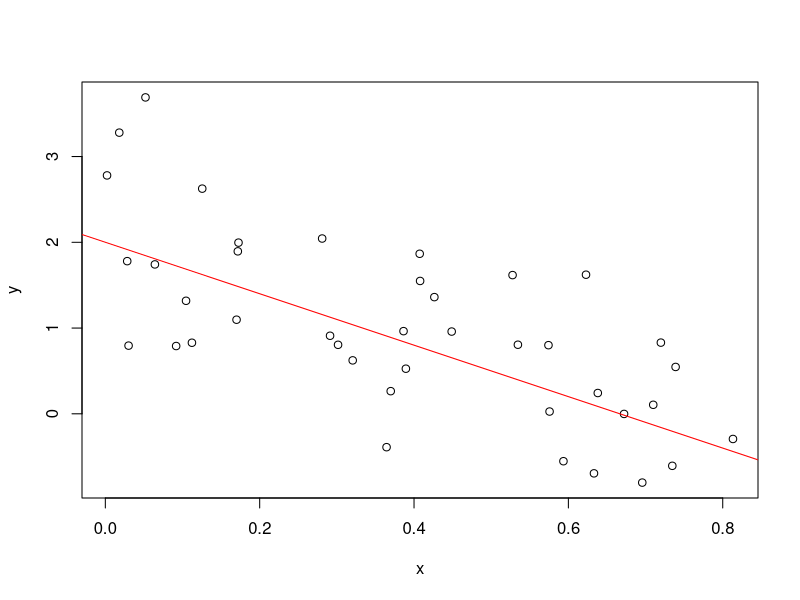
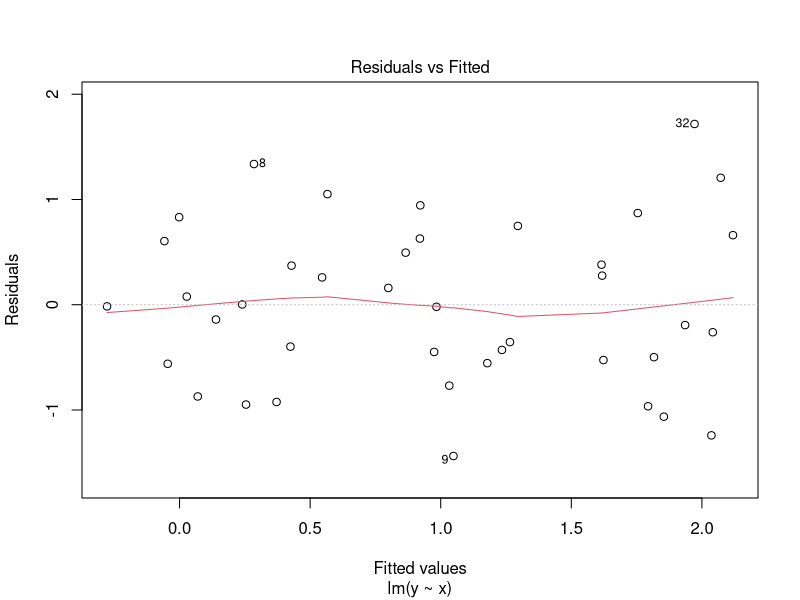
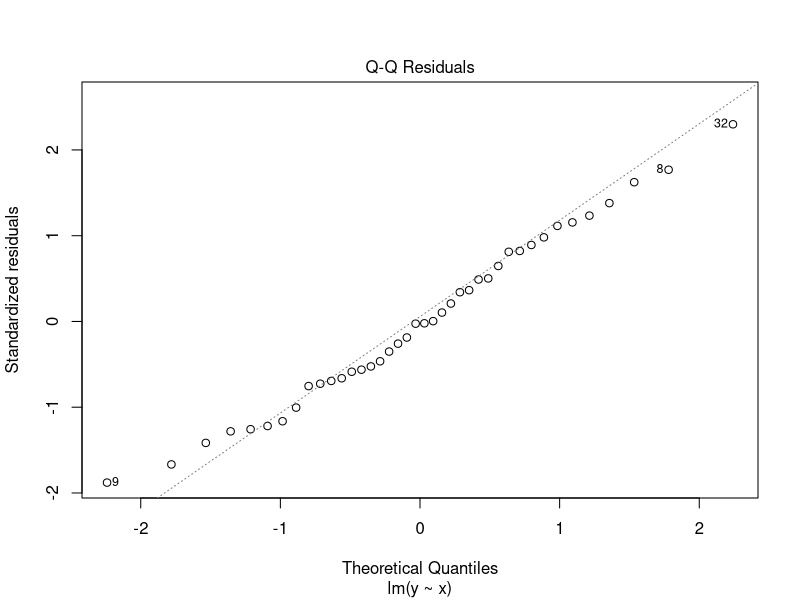
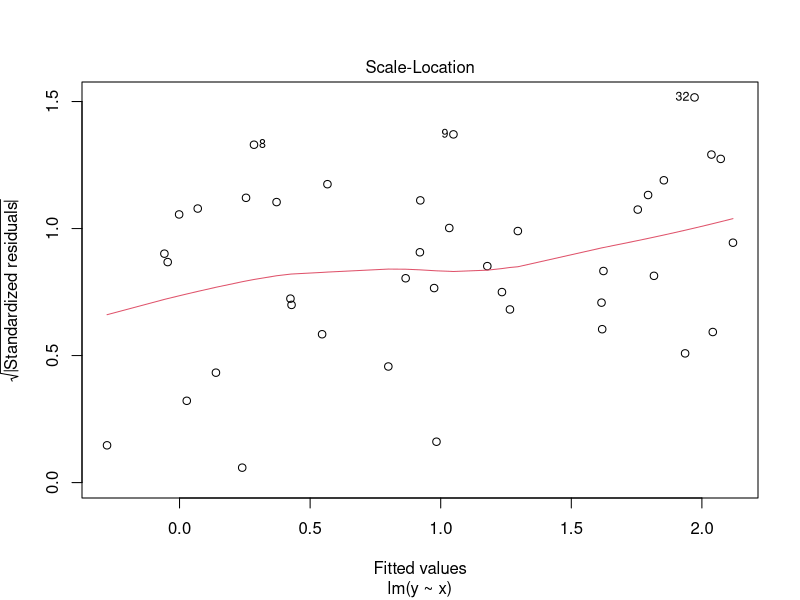
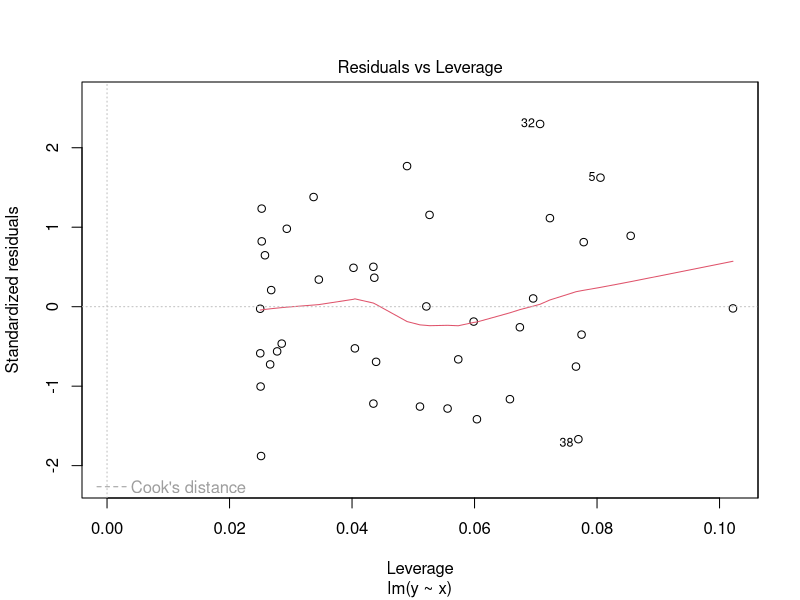

These figures' R source, in order:
a <- 2
b <- -3
sigSq <- 0.5
x <- runif(40)
y <- a+b*x + rnorm(40, sd = sqrt(sigSq))

avgX <- mean(x)
write(avgX, "Average X.txt")

plot(x,y)
abline(a,b, col="red")
dev.print(png, "toylineplot.png", width=800, height=450)
dev.print(pdf, "toylinelot.pdf")

fit  <- lm(y~x)
summary(fit)
plot(fit)
